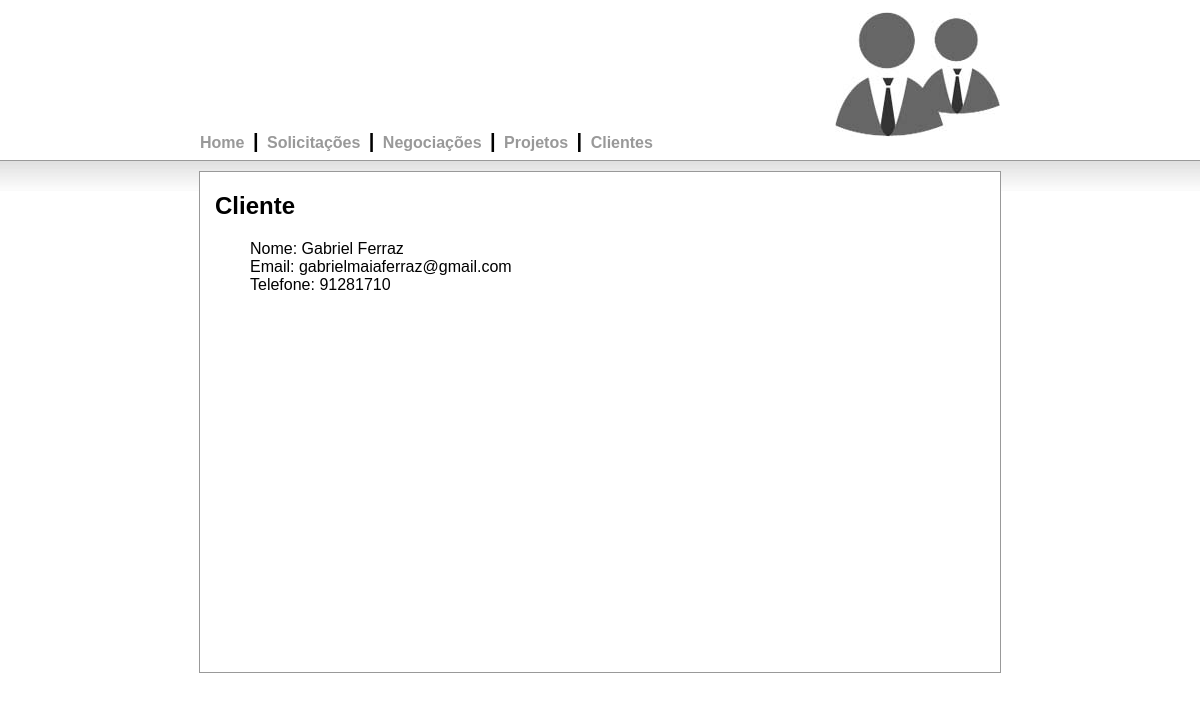
The app's page /view/ver_cliente.php?id=2 with its own data.
### tables this page shows
CREATE TABLE IF NOT EXISTS `clientes` (
  `id` int(11) NOT NULL AUTO_INCREMENT,
  `nome` varchar(140) NOT NULL,
  `email` varchar(140) NOT NULL,
  `telefone` varchar(16) NOT NULL,
  `id_user` int(11) NOT NULL,
  PRIMARY KEY (`id`)
);

### model/database.php (called while the page is built, shortened)
<?php
Class Database {
	private $db_name = "gerCli";
	private $username = "root";
	private $password = "";
	public function open_connection() {
		if($this->connection = mysql_connect("localhost",$this->username,$this->password)) {
			$select_db = mysql_select_db($this->db_name,$this->connection);
			if($select_db) {
				return true;
				}
			else {
				die("Database selection failed! ".mysql_error());
				}
			}
		}
	public function query($sql="") {
		$query = mysql_query($sql);
		return $query;
		}
	public function fetch_array($query) {
		$fecth = mysql_fetch_array($query);
		return $fecth;
		}
	}
	$database = new Database;
?>

### model/cliente.php (called while the page is built, shortened)
<?php
Class Cliente {
	public static $table_name = "clientes";
	public static function find_by_id($id=0) {
		$users = self::find_by_sql("SELECT * FROM ".self::$table_name." WHERE id={$id} LIMIT 1");
		return empty($users) ? false : array_shift($users);
		}
	public static function find_by_sql($sql="") {
		global $database;
		$query = $database->query($sql);
		$object_array = array();
		while ($row = $database->fetch_array($query)){
			$object_array[] = self::instantiate($row);
			}
		return $object_array;
		}
	public static function instantiate($record) {
		$object = new self;
		foreach ($record as $attribute => $value) {
			if($object->has_attribute($object,$attribute) ) {
				$object->$attribute = $value;
			}
		}
		return $object;
	}
	private function has_attribute($object,$attribute) {
		$attributes = get_object_vars($object);
		return array_key_exists($attribute,$attributes);
		}
}
?>

### view/ver_cliente.php (the view, shortened to what this page needs)
<?php
	require_once "../include/header.php";
	require_once "../model/cliente.php";
	require_once "../model/database.php";
	$cliente = Cliente::find_by_id($_GET['id']);
?>
		<div id="body">
			<div id="center">
				<h2 >Cliente</h2>
				<div id="content">
					<?php
					echo "Nome: ";
					echo $cliente->nome."<br />";
					echo "Email: ";
					echo $cliente->email."<br />";
					echo "Telefone: ";
					echo $cliente->telefone."<br />";
					?>
				</div>
			</div>
		</div>
	</body>
</html>

### css/index.css (style rules this page uses)
html, body, div, span { border:0 none; font-size:100%; margin:0; outline:0 none; padding:0; font-family: Arial; }
#body { height: 500px; width: 100%; background-image:url('imagens/degrade.jpg'); background-repeat: repeat-x; margin:0px; padding:0px; border-top: 1px solid #999999; }
#center { min-height: 500px; width: 800px; margin-top: 10px; margin-left: auto; margin-right: auto; border: 1px solid #999999; background-color:#ffffff; }
#content { width:700px; margin: 0 auto 0 auto; }
h2 { margin-left: 15px }

### records on screen
clientes: nome "Gabriel Ferraz", email "gabrielmaiaferraz@gmail.com", telefone "91281710"
